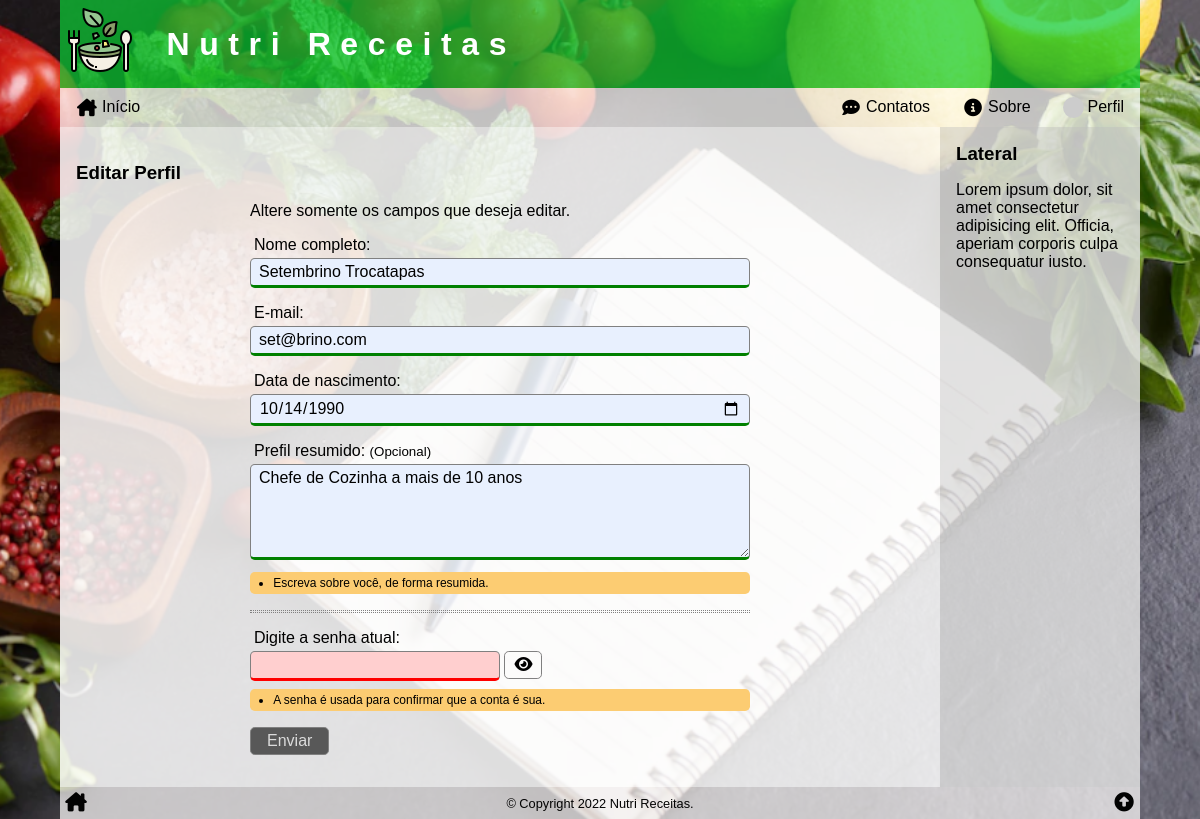
/user/edit/index.php (signed in), run on an earlier commit of the app's database.
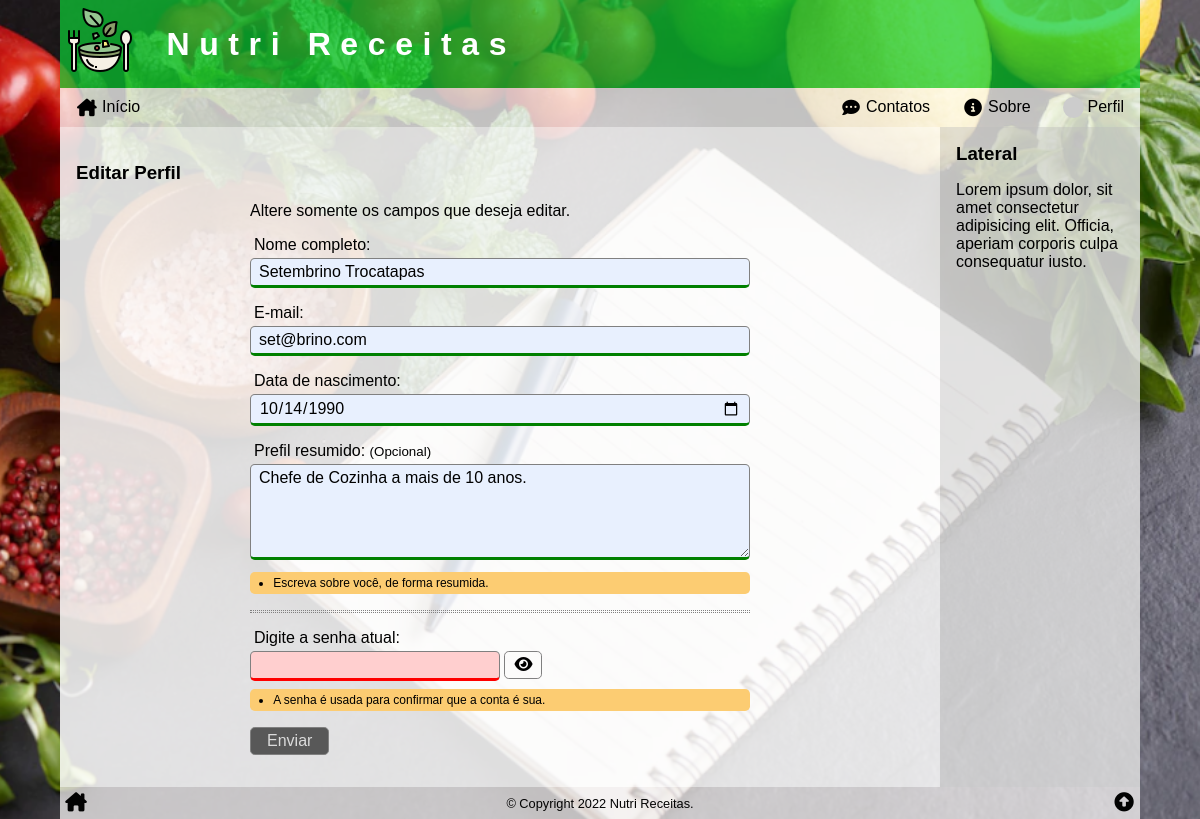
And on a later commit of the database.
### tables this page shows
CREATE TABLE users (
    user_id INT PRIMARY KEY AUTO_INCREMENT,
    user_name VARCHAR(255),
    user_email VARCHAR(255),
    user_birth DATE,
    user_photo VARCHAR(255),
    user_date TIMESTAMP DEFAULT CURRENT_TIMESTAMP,
    user_profile TEXT,
    user_password VARCHAR(255),
    user_type ENUM('user', 'author', 'admin') DEFAULT 'user',
    user_status ENUM('on', 'off', 'deleted') DEFAULT 'on'
);

### _config.php (called while the page is built, shortened)
<?php
if (isset($_COOKIE['user']))
    $user = unserialize($_COOKIE['user']);
else
    $user = false;

### user/edit/index.php (the view, shortened to what the changed rows need)
<?php
require($_SERVER['DOCUMENT_ROOT'] . '/_config.php');
$id = $name = $email = $birth = $profile = $password = $error = '';
$feedback = false;
if ($_SERVER["REQUEST_METHOD"] == "POST") :
    $name = trim(htmlspecialchars($_POST['name']));
    if (strlen($name) < 3)
        $error .= '<li>Seu nome está muito curto;</li>';
    $email = trim(filter_var($_POST['email'], FILTER_SANITIZE_EMAIL));
    if (!filter_var($email, FILTER_VALIDATE_EMAIL)) :
        $error .= '<li>Seu e-mail está inválido;</li>';
    else :
        if ($email !== $user['user_email']) :
            $res = $conn->query("SELECT user_id FROM users WHERE user_email = '{$email}';");
            if ($res->num_rows != 0)
                $error .= '<li>Este e-mail já está em uso;</li>';
        endif;
    endif;
    $birth = trim(htmlspecialchars($_POST['birth']));
    if ($birth > date('Y-m-d', time() - 284018400))
        $error .= '<li>Você deve ter mais de 9 anos;</li>';
    $profile = trim(htmlspecialchars($_POST['profile']));
    $password = trim(htmlspecialchars($_POST['password']));
    if (!preg_match('/(?=.*[0-9])(?=.*[a-z])(?=.*[A-Z])(?=\S+$).{7,32}/', $password)) :
        $error .= '<li>A senha está fora do padrão;</li>';
    else :
        $sql = <<<SQL
SELECT user_id FROM users
WHERE user_id = '{$user['user_id']}'
    AND user_password = SHA1('{$password}');
SQL;
        $res = $conn->query($sql);
        if ($res->num_rows != 1)
            $error .= '<li>A senha não confere;</li>';
    endif;
    if ($error === '') :
        $sql = <<<SQL
UPDATE `users` SET
	user_name = '{$name}',
	user_email = '{$email}',
	user_birth = '{$birth}',
	user_profile = '{$profile}'
WHERE user_id = '{$user['user_id']}'
    AND user_password = SHA1('{$password}')
    AND user_status = 'on';
SQL;
        $res = $conn->query($sql);
        $sql = <<<SQL
SELECT *,
    DATE_FORMAT(user_birth, '%d/%m/%Y') AS birth_br
FROM `users`
WHERE user_email = '{$email}'
    AND user_status = 'on';
SQL;
        $res = $conn->query($sql);
        $user_data = $res->fetch_assoc();
        unset($user_data['user_password']);
        $user_data['expires'] = $user['expires'];
        setcookie(
            'user',
            serialize($user_data),
            $user['expires'],
            '/'
        );
        $feedback = true;
    else :
        $error = '<h3>Oooops! Ocorreram erros:</h3><ul>' . $error . '</ul>';
    endif;
else :
    $sql = <<<SQL
SELECT `user_id`, `user_name`, `user_email`, `user_birth`, `user_profile` FROM `users`
WHERE `user_id` = '{$user['user_id']}'
	AND `user_status` = 'on';
SQL;
    $res = $conn->query($sql);
    $user_data = $res->fetch_assoc();
    $name = $user_data['user_name'];
    $email = $user_data['user_email'];
    $birth = $user_data['user_birth'];
    $profile = $user_data['user_profile'];
endif;
require($_SERVER['DOCUMENT_ROOT'] . '/_header.php');
?>
<section>
    <?php
    if ($feedback) :
    ?>
        <div class="block-center">
            <h3>Oba!</h3>
            <p>Seu cadastro foi atualizado com sucesso!</p>
            <hr class="divider">
            <div class="user-links">
                <a href="/user/profile/">
                    <i class="fa-solid fa-address-card fa-fw"></i>
                    Ver Perfil
                </a>
                <a href="/">
                    <i class="fa-solid fa-house-chimney fa-fw"></i>
                    Página inicial
                </a>
            </div>
        </div>
        <script>
            // JavaScript que bloqueia reenvio do form caso a página seja recarregada.
            if (window.history.replaceState) {
                window.history.replaceState(null, null, window.location.href);
            }
        </script>
    <?php else : ?>
        <form method="post" action="<?php echo htmlspecialchars($_SERVER["PHP_SELF"]); ?>" name="edituser">
            <p>Altere somente os campos que deseja editar.</p>
            <p>
                <label for="name">Nome completo:</label>
                <input type="text" name="name" id="name" required minlength="3" class="valid" autocomplete="off" value="<?php echo $name ?>">
            </p>
            <p>
                <label for="email">E-mail:</label>
                <input type="text" name="email" id="email" required class="valid" autocomplete="off" value="<?php echo $email ?>">
            </p>
            <p>
                <label for="birth">Data de nascimento:</label>
                <input type="date" name="birth" id="birth" required class="valid" autocomplete="off" value="<?php echo $birth ?>">
            </p>
            <p>
                <label for="profile">Prefil resumido: <small>(Opcional)</small></label>
                <textarea name="profile" id="profile" class="valid" autocomplete="off"><?php echo $profile ?></textarea>
            <div class="form-help">
                <ul>
                    <li>Escreva sobre você, de forma resumida.</li>
                </ul>
            </div>
            </p>
            <hr class="divider">
            <p>
                <label for="password">Digite a senha atual:</label>
                <input type="password" name="password" id="password" required pattern="^(?=.*[0-9])(?=.*[a-z])(?=.*[A-Z])(?=\S+$).{7,32}$" class="valid password" autocomplete="off">
                <button type="button" id="passToggle" data-field="password"><i class="fa-solid fa-eye fa-fw"></i></button>
            <div class="form-help">
                <ul>
                    <li>A senha é usada para confirmar que a conta é sua.</li>
                </ul>
            </div>
            </p>
            <p>
                <button type="submit">Enviar</button>
            </p>
        </form>
    <?php endif; ?>
</section>
<?php
require($_SERVER['DOCUMENT_ROOT'] . '/_footer.php');

What changed in the data, as far as the page shows it:
changed users "Setembrino Trocatapas": profile "Chefe de Cozinha a mais de 10 anos" → "Chefe de Cozinha a mais de 10 anos."
